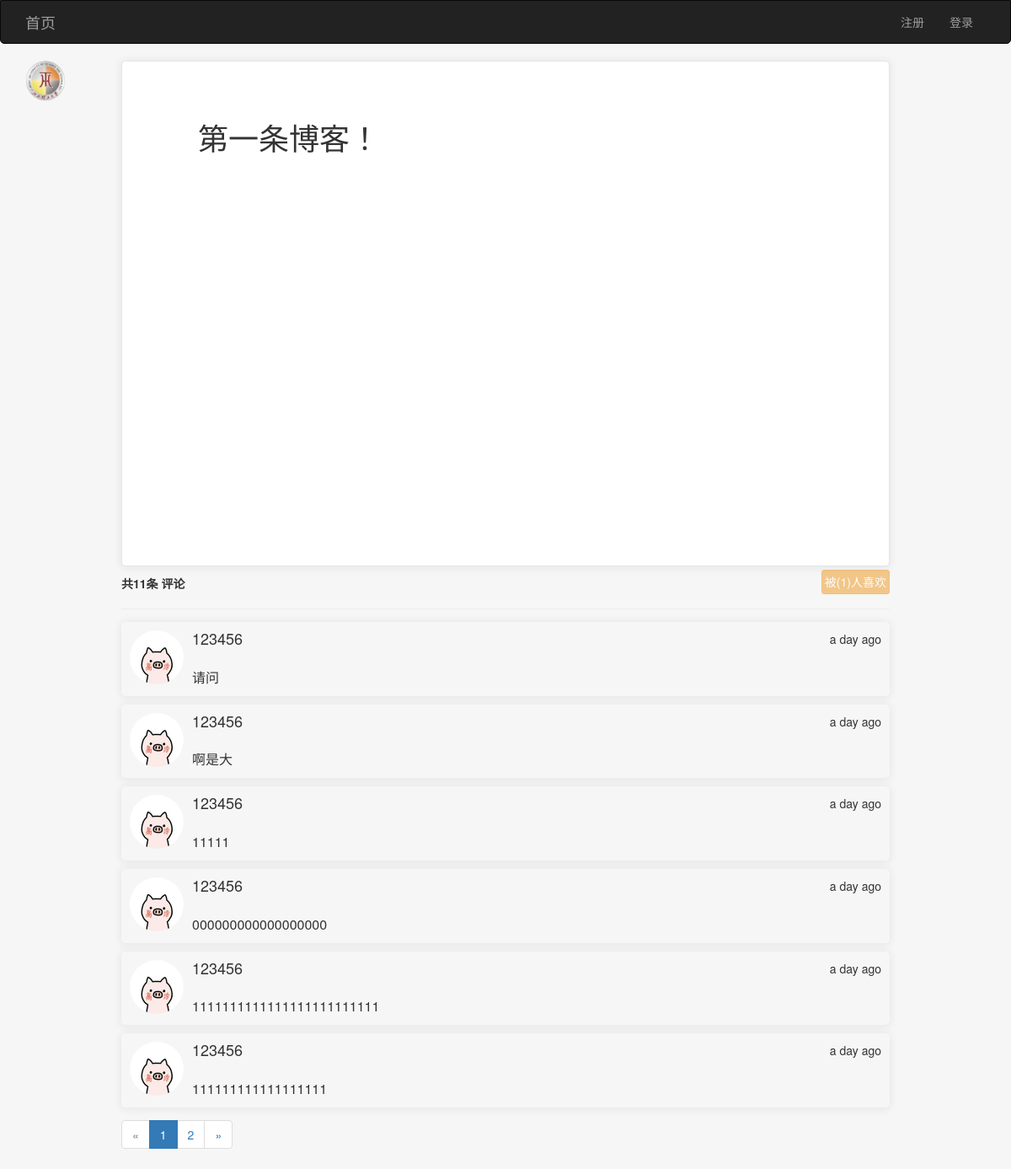
/posts/post_show/111/, run on the app's committed database.
### app/models/users.py (models this page shows, shortened)
class User(UserMixin, db.Model):
    __tablename__ = 'users'
    id = db.Column(db.Integer, primary_key=True)
    username = db.Column(db.String(64), unique=True)
    password_hash = db.Column(db.String(128))
    email = db.Column(db.String(128), unique=True)
    confirmed = db.Column(db.Boolean, default=False)
    icon = db.Column(db.String(64), default='default.jpg')
    name = db.Column(db.String(64))
    location = db.Column(db.String(64))
    about_me = db.Column(db.Text())
    member_since = db.Column(db.DateTime(), default=datetime.utcnow)
    last_seen = db.Column(db.DateTime(), default=datetime.utcnow)
    posts = db.relationship('Posts', backref='user', lazy='dynamic', cascade='all, delete-orphan')
    favorites = db.relationship('Posts', secondary="collections", backref=db.backref('users', lazy='dynamic'), lazy='dynamic')
    comments = db.relationship('Comment', backref='user', lazy='dynamic', cascade='all, delete-orphan')
    @property
    def password(self):
        raise AttributeError('密码不可读')

### app/models/posts.py (models this page shows, shortened)
class Posts(db.Model):
    __tablename__ = 'posts'
    id = db.Column(db.Integer, primary_key=True)
    rid = db.Column(db.Integer, index=True, default=0)
    content = db.Column(db.Text)
    timestamp = db.Column(db.DateTime, default=datetime.utcnow)
    uid = db.Column(db.Integer, db.ForeignKey('users.id', ondelete='CASCADE'))
    comments = db.relationship('Comment', backref='post', lazy='dynamic', cascade='all, delete-orphan')
    body_html = db.Column(db.Text)
    body_text = db.Column(db.Text)

### app/models/comments.py (models this page shows, shortened)
class Comment(db.Model):
    __tablename__ = 'comments'
    id = db.Column(db.Integer, primary_key=True)
    body = db.Column(db.Text)
    body_html = db.Column(db.Text)
    timestamp = db.Column(db.DateTime, index=True, default=datetime.utcnow)
    disabled = db.Column(db.Boolean)
    user_id = db.Column(db.Integer, db.ForeignKey('users.id', ondelete='CASCADE'))
    post_id = db.Column(db.Integer, db.ForeignKey('posts.id', ondelete='CASCADE'))

### app/views/posts.py (the view)
@posts.route('/post_show/<int:id>/', methods=['GET', 'POST'])
def post_show(id):
    post = Posts.query.get_or_404(id)
    form = CommentForm()
    if form.validate_on_submit():
        comment = Comment(body=form.body.data, post=post, user=current_user._get_current_object())
        db.session.add(comment)
        db.session.commit()
        flash('评论成功')
        return redirect(url_for('posts.post_show', id=post.id, page=-1))
    page = request.args.get('page', 1, type=int)  # 用户想查看第几页
    if page == -1:
        page = (post.comments.count() - 1) // 6 + 1
    pagination = post.comments.order_by(Comment.timestamp.asc()).paginate(page, per_page=6, error_out=False)
    comments = pagination.items
    return render_template('posts/post_show.html', post=post, form=form, comments=comments, pagination=pagination, count=post.comments.count(), fav_count=post.rid)

### app/views/user.py (called while the page is built)
@user.before_app_request
def before_request():
    if current_user.is_authenticated:
        current_user.ping()

### app/templates/posts/post_show.html (shortened to what this page needs)
{% extends 'commons/base.html' %}
{% from 'commons/macro.html' import pagination_show %}
{% block styles %}
    {{ super() }}
{% endblock %}
{% block page_content %}
    <img style="width: 48px; height: 48px; border-radius: 50%; float: left;" src="{{ url_for('static', filename='uploads/' + post.user.icon) }}" alt="...">
    <div class="content">
        {% if post.body_html %}
            {{ post.body_html | safe }}
        {% else %}
            {{ post.content }}
        {% endif %}
    </div>
    <div class="content2">
        <form method="post" style="padding-bottom: 15px; border-bottom: 1px solid #eee">
            {{ form.hidden_tag() }}<b>共{{ count }}条</b>
            {{ form.body.label }}
            {% if current_user.is_authenticated %}
                {% if current_user.username != post.user.username %}
                    <span class="btn btn-warning btn-sm" style="float: right; margin-top: -6px; font-size: 14px; padding: 3px;">
                        <span class="collect" url="{{ url_for('posts.collect', pid=post.id) }}">
                            {% if current_user.is_favorite(post.id) %}
                                取消喜欢
                            {% else %}
                                喜欢
                            {% endif %}
                        </span>
                        (<span class="collect_count">{{ fav_count }}</span>)
                    </span>
                {% else %}
                    <span class="btn btn-warning btn-sm disabled" style="float: right; margin-top: -6px; font-size: 14px; padding: 3px;">被({{ fav_count }})人喜欢</span>
                {% endif %}
            {% else %}
                <span class="btn btn-warning btn-sm disabled" style="float: right; margin-top: -6px; font-size: 14px; padding: 3px;">被({{ fav_count }})人喜欢</span>
            {% endif %}
        </form>
        {% for comment in comments %}
            <div class="media" style="box-shadow: 0 1px 10px 2px rgba(0, 0, 0, .06); border-radius: 5px; padding: 10px; margin-bottom: -5px">
                <div class="media-left">
                    <a href="{{ url_for('user.user_info', username=comment.user.username) }}" target="_blank">
                        <img class="media-object" style="width: 64px; height: 64px; border-radius: 50%" src="{{ url_for('static', filename='uploads/' + comment.user.icon) }}" alt="...">
                    </a>
                </div>
                <div class="media-body">
                    <div style="float: right">{{ moment(comment.timestamp).fromNow() }}</div>
                    <h4 class="media-heading">{{ comment.user.username }}</h4><br>
                    <span style="max-width: 950px; font-size: 16px">
                        {% if comment.body_html %}
                            {{ comment.body_html | safe }}
                        {% else %}
                            {{ comment.body }}
                        {% endif %}
                    </span>
                </div>
            </div>
        {% endfor %}
        {{ pagination_show(pagination,'posts.post_show',pid=post.id) }}
    </div>
{% endblock %}

### app/templates/commons/base.html (shortened to what this page needs)
{% extends 'bootstrap/base.html' %}
{% import 'bootstrap/wtf.html' as wtf %}
{% block navbar %}
    <nav class="navbar navbar-inverse" style="border-radius: 0px 0px 5px 5px; -webkit-user-select: none;">
        <div class="container">
            <div class="navbar-header">
                <a class="navbar-brand" href="{{ url_for('main.index') }}">首页</a>
            </div>
            <div class="collapse navbar-collapse">
                <ul class="nav navbar-nav navbar-right">
                    {% if current_user.is_authenticated %}
                        <li>
                            <a href="{{ url_for('user.index', username=current_user.username) }}">
                                <img style="width: 36px; height: 36px; border-radius: 50%; float: left; margin-top: -8px" src="{{ url_for('static', filename='uploads/' + current_user.icon) }}" alt="...">
                            </a>
                        </li>
                        <li class="dropdown">
                            <a href="#" class="dropdown-toggle" data-toggle="dropdown" role="button" aria-haspopup="true"
                               aria-expanded="false">你好, {{ current_user.username }} <span class="caret"></span></a>
                            <ul class="dropdown-menu">
                                <li><a href="{{ url_for('user.index', username=current_user.username) }}" target="_blank">个人中心</a></li>
                                <li><a href="#">修改密码</a></li>
                                <li><a href="#">修改邮箱</a></li>
                                <li><a href="{{ url_for('user.logout') }}">退出</a></li>
                            </ul>
                        </li>
                    {% else %}
                        <li><a href="{{ url_for('user.register') }}">注册</a></li>
                        <li><a href="{{ url_for('user.login') }}">登录</a></li>
                    {% endif %}
                </ul>
            </div>
        </div>
    </nav>
{% endblock %}
{% block content %}
    <div class="container">
        {% block page_content %}
        {% endblock %}
    </div>
{% endblock %}
{% block styles %}
    {{ super() }}
{% endblock %}

### app/templates/commons/macro.html
{% macro pagination_show(pagination,endpoint,uname,pid) %}
    <nav aria-label="Page navigation">
        <ul class="pagination">
            <li {% if not pagination.has_prev %}class="disabled" {% endif %}>
                <a href="{% if pagination.has_prev %}{{ url_for(endpoint,id=pid,username=uname,page=pagination.prev_num,**kwargs) }}{% else %}javascript:;{% endif %}"
                   aria-label="Previous">
                    <span aria-hidden="true">&laquo</span>
                </a>
            </li>
            {% for p in pagination.iter_pages() %}
                {% if p %}
                    <li {% if pagination.page==p %}class="active">
                            <a href="javascript:;">{{ p }}</a>
                        {% else %}>
                            <a href="{{ url_for(endpoint,id=pid,username=uname,page=p,**kwargs) }}">{{ p }}</a>
                        {% endif %}
                    </li>
                {% else %}
                    <li class="disabled"><a href="javascript:;" style="cursor: default">&hellip;</a></li>
                {% endif %}
            {% endfor %}
            <li {% if not pagination.has_next %}class="disabled" {% endif %}>
                <a href="
                        {% if pagination.has_next %}{{ url_for(endpoint,id=pid,username=uname,page=pagination.next_num,**kwargs) }}{% else %}javascript:;{% endif %}"
                   aria-label="Previous">
                    <span aria-hidden="true">&raquo</span>
                </a>
            </li>
        </ul>
    </nav>
{% endmacro %}

### app/templates/commons/base.html (style rules this page uses)
body { -webkit-user-select: none; background: #f6f6f6; }

### app/templates/posts/post_show.html (style rules this page uses)
.content { width: 80%; min-height: 600px; padding: 50px 90px; word-wrap: break-word; word-break: break-all; border: 1px solid #e5e5e5; box-shadow: 0 1px 10px 2px rgba(0, 0, 0, .06); margin: auto; margin-bottom: 10px; border-radius: 5px; background: white; }
body { -webkit-user-select: auto; }
.content2 { width: 80%; margin: auto; }

### data on the page
User: icon (picture)
Posts: body_html "第一条博客！"
Comment: icon (picture), timestamp "a day ago", user.username "123456", body_html "请问"
Comment: icon (picture), timestamp "a day ago", user.username "123456", body_html "啊是大"
Comment: icon (picture), timestamp "a day ago", user.username "123456", body_html "11111"
Comment: icon (picture), timestamp "a day ago", user.username "123456", body_html "000000000000000000"
Comment: icon (picture), timestamp "a day ago", user.username "123456", body_html "1111111111111111111111111"
Comment: icon (picture), timestamp "a day ago", user.username "123456", body_html "111111111111111111"

### other printed values
{{ count }} "11"
{{ fav_count }} "1"
{{ p }} "1"
{{ p }} "2"
